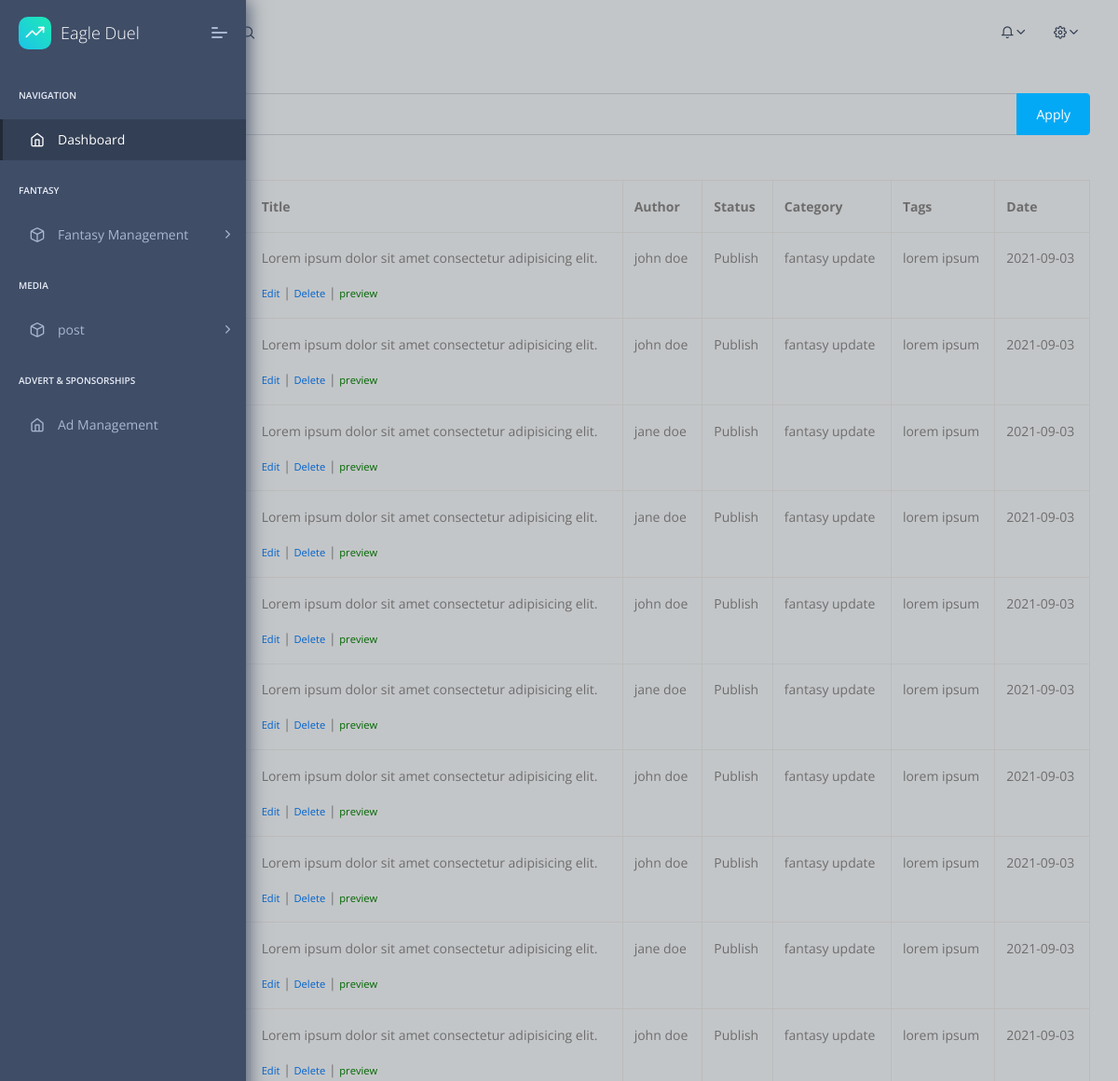
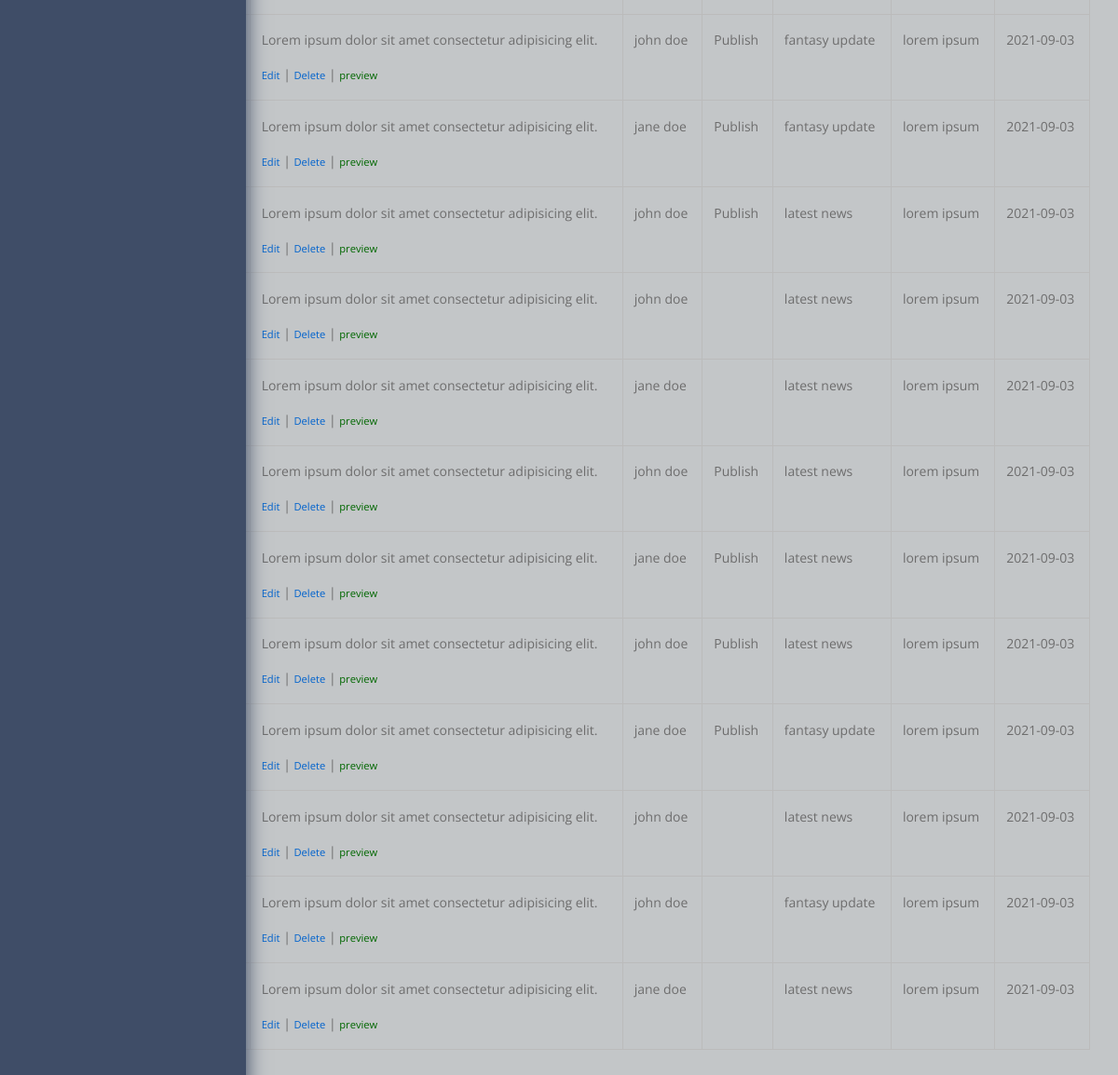
Page /posts.php (signed in) on the committed database (2 pictures, top to bottom).
### tables this page shows
CREATE TABLE `posts` (
  `post_id` int(11) NOT NULL,
  `post_category_id` varchar(3) NOT NULL,
  `post_title` varchar(255) NOT NULL,
  `post_author` varchar(255) NOT NULL,
  `post_date` date NOT NULL,
  `post_image` text NOT NULL,
  `post_content` text NOT NULL,
  `post_tag` text NOT NULL,
  `post_status` varchar(255) NOT NULL DEFAULT 'draft',
  `for_carousel` tinyint(1) NOT NULL DEFAULT 0
);

CREATE TABLE `categories` (
  `cat_id` int(3) NOT NULL,
  `cat_title` varchar(255) NOT NULL
);

### includes/view-all-post.php (the view, shortened to what this page needs)
<div class="col-12">
  <form action="" method="post">
    <table class="table table-bordered table-hover">
      <div id="bulkoptionsec">
        <div class="input-group bulkoption">
          <select class="custom-select" name="bulkOption">
            <option selected>Choose...</option>
          </select>
          <div class="input-group-append">
            <input type="submit" name="submit" class="btn btn-primary" value="Apply">
          </div>
        </div>
        <a class="btn btn-primary" href="posts.php?source=add-post">Add New</a>
      </div>
      <thead>
        <tr>
          <th scope="col"><input id="checkBoxAll" type="checkbox"></th>
          <th scope="col">ID</th>
          <th scope="col">Image</th>
          <th scope="col">Title</th>
          <th scope="col">Author</th>
          <th scope="col">Status</th>
          <th scope="col">Category</th>
          <th scope="col">Tags</th>
          <th scope="col">Date</th>
        </tr>
      </thead>
      <tbody>
        <?php
        $query = "SELECT * FROM posts";
        $select_posts = mysqli_query($connection, $query);
        while ($row = mysqli_fetch_assoc($select_posts)) {
          $post_id = $row['post_id'];
          $post_category_id = $row['post_category_id'];
          $post_title = $row['post_title'];
          $post_author = $row['post_author'];
          $post_date = $row['post_date'];
          $post_image = $row['post_image'];
          $post_tag = $row['post_tag'];
          $post_status = $row['post_status'];
          echo "<tr>";
          echo "<td><input class='checkbox' type='checkbox' name='checkBoxArray[]' value='$post_id'></th>";
          echo "<td>$post_id</th>";
          echo "<td><img class='admin-post-thumb' style= 'width:100px;' src='..//asset/images/$post_image' alt=''></td>";
          echo "<td><p>$post_title</p>
          <small class='post-action'><a href='posts.php?source=edit-post&post-id={$post_id}'>Edit</a></small> |
          <small class='post-action'><a href='posts.php?delete={$post_id}'>Delete</a></small> |
          <small class='post-action'><a href='posts.php?source=view-post&post-id={$post_id}' style='color:green'>preview</a></small>
          </td>";
          echo "<td>$post_author</td>";
          echo "<td>$post_status</td>";
          $query = "SELECT * FROM categories WHERE cat_id = $post_category_id";
          $get_cat_id = mysqli_query($connection, $query);
          while ($row = mysqli_fetch_assoc($get_cat_id)) {
            $cat_title = $row['cat_title'];
            echo "<td>$cat_title</td>";
          }
          echo "<td>$post_tag</td>";
          echo "<td>$post_date</td>";
          echo "</tr>";
        }
        ?>
      </tbody>
    </table>
  </form>
</div>

### rows in the picture
posts: post_title "Lorem ipsum dolor sit amet consectetur adipisicing elit.", post_author "john doe", post_status "Publish", post_tag "lorem ipsum", post_date "2021-09-03"
categories: cat_title "fantasy update"
posts: post_title "Lorem ipsum dolor sit amet consectetur adipisicing elit.", post_author "john doe", post_status "Publish", post_tag "lorem ipsum", post_date "2021-09-03"
posts: post_title "Lorem ipsum dolor sit amet consectetur adipisicing elit.", post_author "jane doe", post_status "Publish", post_tag "lorem ipsum", post_date "2021-09-03"
posts: post_title "Lorem ipsum dolor sit amet consectetur adipisicing elit.", post_author "jane doe", post_status "Publish", post_tag "lorem ipsum", post_date "2021-09-03"
posts: post_title "Lorem ipsum dolor sit amet consectetur adipisicing elit.", post_author "john doe", post_status "Publish", post_tag "lorem ipsum", post_date "2021-09-03"
posts: post_title "Lorem ipsum dolor sit amet consectetur adipisicing elit.", post_author "jane doe", post_status "Publish", post_tag "lorem ipsum", post_date "2021-09-03"
posts: post_title "Lorem ipsum dolor sit amet consectetur adipisicing elit.", post_author "john doe", post_status "Publish", post_tag "lorem ipsum", post_date "2021-09-03"
posts: post_title "Lorem ipsum dolor sit amet consectetur adipisicing elit.", post_author "john doe", post_status "Publish", post_tag "lorem ipsum", post_date "2021-09-03"
posts: post_title "Lorem ipsum dolor sit amet consectetur adipisicing elit.", post_author "jane doe", post_status "Publish", post_tag "lorem ipsum", post_date "2021-09-03"
posts: post_title "Lorem ipsum dolor sit amet consectetur adipisicing elit.", post_author "john doe", post_status "Publish", post_tag "lorem ipsum", post_date "2021-09-03"
posts: post_title "Lorem ipsum dolor sit amet consectetur adipisicing elit.", post_author "john doe", post_status "Publish", post_tag "lorem ipsum", post_date "2021-09-03"
posts: post_title "Lorem ipsum dolor sit amet consectetur adipisicing elit.", post_author "jane doe", post_status "Publish", post_tag "lorem ipsum", post_date "2021-09-03"
posts: post_title "Lorem ipsum dolor sit amet consectetur adipisicing elit.", post_author "john doe", post_status "Publish", post_tag "lorem ipsum", post_date "2021-09-03"
categories: cat_title "latest news"
posts: post_title "Lorem ipsum dolor sit amet consectetur adipisicing elit.", post_author "john doe", post_tag "lorem ipsum", post_date "2021-09-03"
posts: post_title "Lorem ipsum dolor sit amet consectetur adipisicing elit.", post_author "jane doe", post_tag "lorem ipsum", post_date "2021-09-03"
posts: post_title "Lorem ipsum dolor sit amet consectetur adipisicing elit.", post_author "john doe", post_status "Publish", post_tag "lorem ipsum", post_date "2021-09-03"
posts: post_title "Lorem ipsum dolor sit amet consectetur adipisicing elit.", post_author "jane doe", post_status "Publish", post_tag "lorem ipsum", post_date "2021-09-03"
posts: post_title "Lorem ipsum dolor sit amet consectetur adipisicing elit.", post_author "john doe", post_status "Publish", post_tag "lorem ipsum", post_date "2021-09-03"
posts: post_title "Lorem ipsum dolor sit amet consectetur adipisicing elit.", post_author "jane doe", post_status "Publish", post_tag "lorem ipsum", post_date "2021-09-03"
posts: post_title "Lorem ipsum dolor sit amet consectetur adipisicing elit.", post_author "john doe", post_tag "lorem ipsum", post_date "2021-09-03"
posts: post_title "Lorem ipsum dolor sit amet consectetur adipisicing elit.", post_author "john doe", post_tag "lorem ipsum", post_date "2021-09-03"
posts: post_title "Lorem ipsum dolor sit amet consectetur adipisicing elit.", post_author "jane doe", post_tag "lorem ipsum", post_date "2021-09-03"
